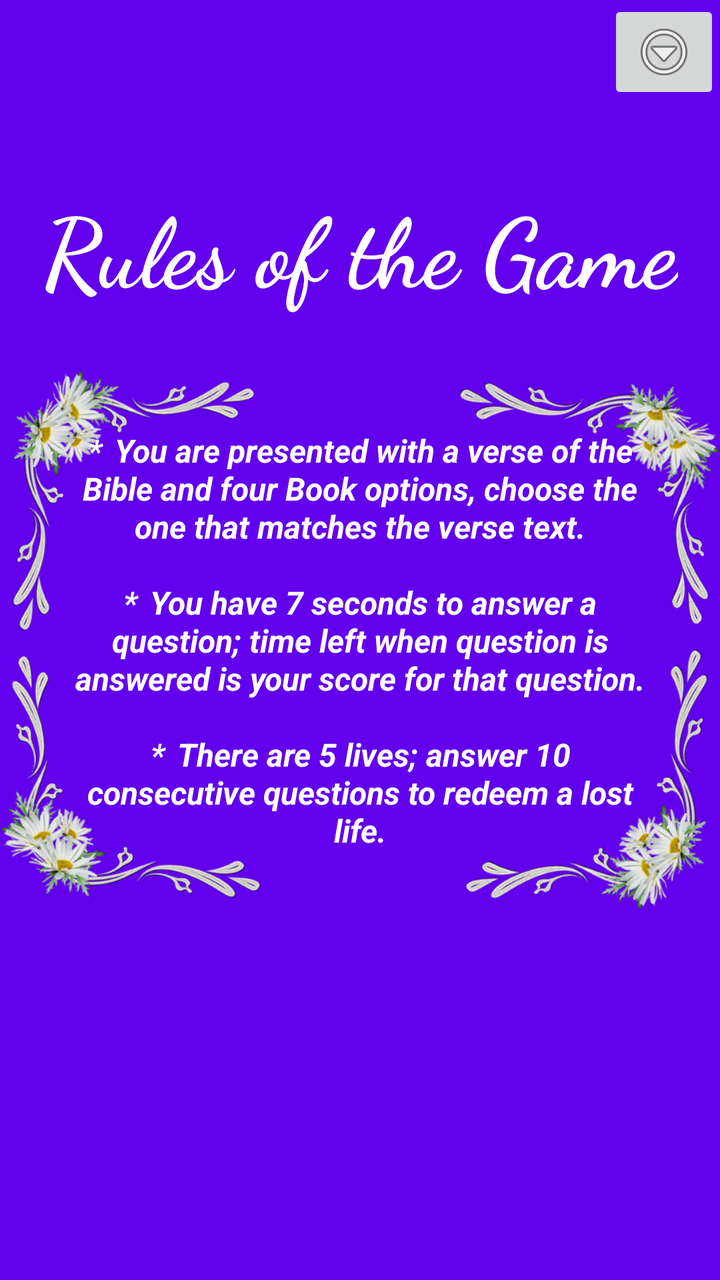
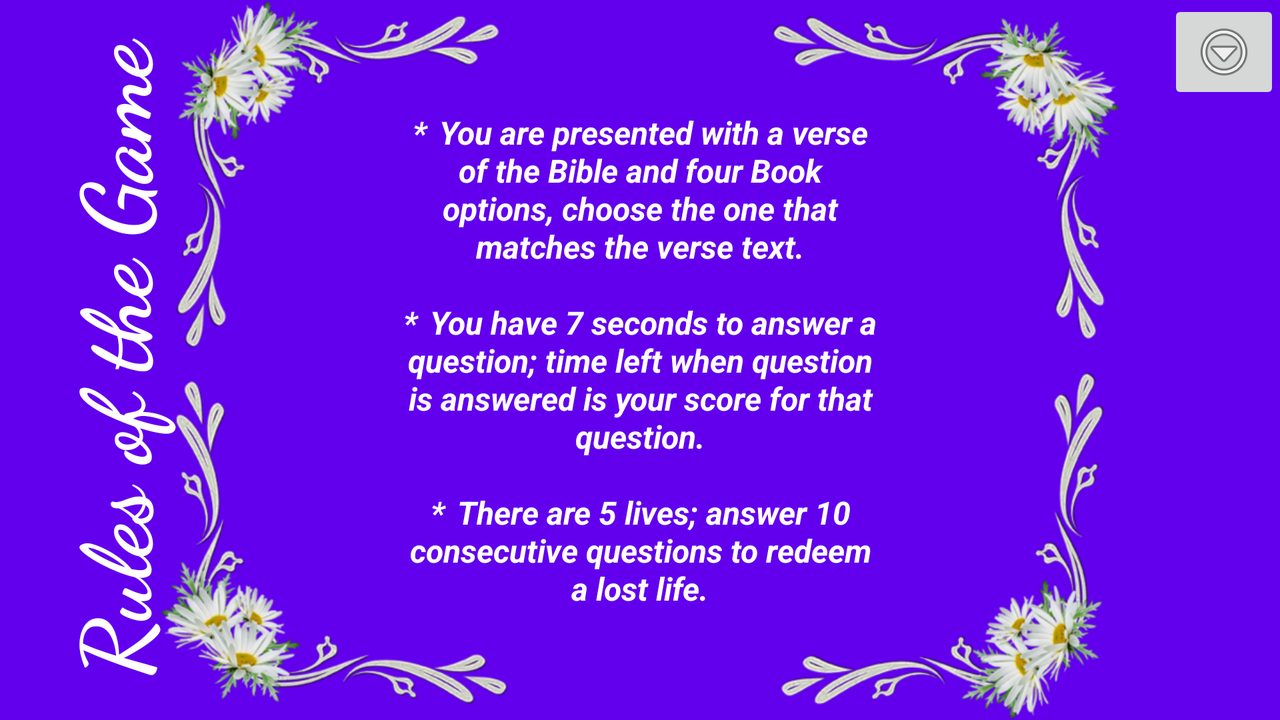

The same Android screen from two of the app's own layout files: first res/layout/ as a phone draws it, then the repository's variant for another configuration, drawn on a device whose configuration selects that folder. Both files follow.
<!-- AndroidManifest.xml: application theme Theme.BibleQuizGuessTheChapter -->
<!-- res/layout/activity_start_page.xml -->
<?xml version="1.0" encoding="utf-8"?>
<androidx.constraintlayout.widget.ConstraintLayout xmlns:android="http://schemas.android.com/apk/res/android"
    xmlns:app="http://schemas.android.com/apk/res-auto"
    xmlns:tools="http://schemas.android.com/tools"
    android:layout_width="match_parent"
    android:layout_height="match_parent"
    android:background="@color/purple_500"
    android:backgroundTint="@color/purple_500"
    tools:context=".StartPage">

    <ImageView
        android:id="@+id/imageView"
        android:layout_width="wrap_content"
        android:layout_height="0dp"
        app:layout_constraintBottom_toBottomOf="parent"
        app:layout_constraintEnd_toEndOf="parent"
        app:layout_constraintStart_toStartOf="parent"
        app:layout_constraintTop_toTopOf="parent"
        app:srcCompat="@drawable/flowerborder" />

    <TextView
        android:id="@+id/textView2"
        android:layout_width="wrap_content"
        android:layout_height="wrap_content"
        android:layout_marginTop="32dp"
        android:fontFamily="cursive"
        android:text="Rules of the Game"
        android:textAlignment="center"
        android:textColor="#FFFFFF"
        android:textSize="48sp"
        android:textStyle="bold"
        android:typeface="normal"
        app:layout_constraintBottom_toTopOf="@+id/textView3"
        app:layout_constraintEnd_toEndOf="parent"
        app:layout_constraintStart_toStartOf="parent"
        app:layout_constraintTop_toTopOf="parent" />

    <TextView
        android:id="@+id/textView3"
        android:layout_width="0dp"
        android:layout_height="wrap_content"
        android:layout_marginStart="32dp"
        android:layout_marginEnd="32dp"
        android:text="* \tYou are presented with a verse of the Bible and four Book options, choose the one that matches the verse text.\n\n*\tYou have 7 seconds to answer a question; time left when question is answered is your score for that question.\n\n*\tThere are 5 lives; answer 10 consecutive questions to redeem a lost life."
        android:textAlignment="center"
        android:textColor="#FFFFFF"
        android:textSize="16sp"
        android:textStyle="bold|italic"
        app:layout_constraintBottom_toBottomOf="@+id/imageView"
        app:layout_constraintEnd_toEndOf="parent"
        app:layout_constraintStart_toStartOf="parent"
        app:layout_constraintTop_toTopOf="parent" />

    <Button
        android:id="@+id/button"
        android:layout_width="@android:dimen/app_icon_size"
        android:layout_height="wrap_content"
        android:layout_marginTop="60dp"
        android:backgroundTint="#FFFFFF"
        android:onClick="start"
        android:text=">"
        android:textColor="#554B4B"
        android:textSize="24sp"
        android:textStyle="bold"
        android:visibility="invisible"
        app:cornerRadius="1000sp"
        app:layout_constraintBottom_toBottomOf="@+id/imageView"
        app:layout_constraintEnd_toEndOf="parent"
        app:layout_constraintStart_toStartOf="parent"
        app:layout_constraintTop_toBottomOf="@+id/textView3" />

    <ImageButton
        android:id="@+id/imageButton"
        android:layout_width="wrap_content"
        android:layout_height="wrap_content"
        android:onClick="showMenu"
        app:layout_constraintEnd_toEndOf="parent"
        app:layout_constraintTop_toTopOf="parent"
        app:srcCompat="@android:drawable/ic_menu_more" />
</androidx.constraintlayout.widget.ConstraintLayout>
<!-- resources referenced by this layout -->
<resources>
  <!-- drawable flowerborder: png bitmap (drawable-v24, 268341 bytes) -->
  <style name="Theme.BibleQuizGuessTheChapter" parent="Theme.MaterialComponents.DayNight.DarkActionBar">
          
          <item name="colorPrimary">@color/purple_500</item>
          <item name="colorPrimaryVariant">@color/purple_700</item>
          <item name="colorOnPrimary">@color/white</item>
          
          <item name="colorSecondary">@color/teal_200</item>
          <item name="colorSecondaryVariant">@color/teal_700</item>
          <item name="colorOnSecondary">@color/black</item>
          
          <item name="android:statusBarColor" tools:targetApi="l">?attr/colorPrimaryVariant</item>
          
      </style>
</resources>
<!-- res/layout-land/activity_start_page.xml (the repository's variant of the layout above) -->
<!-- drawn on the phone turned sideways -->
<?xml version="1.0" encoding="utf-8"?>
<androidx.constraintlayout.widget.ConstraintLayout xmlns:android="http://schemas.android.com/apk/res/android"
    xmlns:app="http://schemas.android.com/apk/res-auto"
    xmlns:tools="http://schemas.android.com/tools"
    android:layout_width="match_parent"
    android:layout_height="match_parent"
    android:background="@color/purple_500"
    android:backgroundTint="@color/purple_500"
    tools:context=".StartPage">

    <ImageView
        android:id="@+id/imageView"
        android:layout_width="wrap_content"
        android:layout_height="0dp"
        app:layout_constraintBottom_toBottomOf="parent"
        app:layout_constraintEnd_toEndOf="parent"
        app:layout_constraintHorizontal_bias="0.0"
        app:layout_constraintStart_toStartOf="parent"
        app:layout_constraintTop_toTopOf="parent"
        app:layout_constraintVertical_bias="1.0"
        app:srcCompat="@drawable/flowerborder" />

    <TextView
        android:id="@+id/textView2"
        android:layout_width="389dp"
        android:layout_height="76dp"
        android:fontFamily="cursive"
        android:rotation="-90"
        android:text="Rules of the Game"
        android:textAlignment="center"
        android:textColor="#FFFFFF"
        android:textSize="48sp"
        android:textStyle="bold"
        android:translationX="-135sp"
        android:typeface="normal"
        app:layout_constraintBottom_toBottomOf="parent"
        app:layout_constraintTop_toTopOf="parent"
        tools:layout_editor_absoluteX="0dp" />

    <TextView
        android:id="@+id/textView3"
        android:layout_width="0dp"
        android:layout_height="wrap_content"
        android:layout_marginStart="200dp"
        android:layout_marginEnd="200dp"
        android:text="* \tYou are presented with a verse of the Bible and four Book options, choose the one that matches the verse text.\n\n*\tYou have 7 seconds to answer a question; time left when question is answered is your score for that question.\n\n*\tThere are 5 lives; answer 10 consecutive questions to redeem a lost life."
        android:textAlignment="center"
        android:textColor="#FFFFFF"
        android:textSize="16sp"
        android:textStyle="bold|italic"
        app:layout_constraintBottom_toBottomOf="@+id/imageView"
        app:layout_constraintEnd_toEndOf="parent"
        app:layout_constraintStart_toStartOf="parent"
        app:layout_constraintTop_toTopOf="@+id/imageView" />

    <Button
        android:id="@+id/button"
        android:layout_width="@android:dimen/app_icon_size"
        android:layout_height="wrap_content"
        android:layout_marginEnd="16dp"
        android:backgroundTint="#FFFFFF"
        android:onClick="start"
        android:text=">"
        android:textColor="#554B4B"
        android:textSize="24sp"
        android:textStyle="bold"
        android:visibility="invisible"
        app:cornerRadius="1000sp"
        app:layout_constraintBottom_toBottomOf="parent"
        app:layout_constraintEnd_toEndOf="@+id/imageView"
        app:layout_constraintTop_toTopOf="parent" />

    <ImageButton
        android:id="@+id/imageButton"
        android:layout_width="wrap_content"
        android:layout_height="wrap_content"
        android:onClick="showMenu"
        app:layout_constraintEnd_toEndOf="parent"
        app:layout_constraintTop_toTopOf="parent"
        app:srcCompat="@android:drawable/ic_menu_more" />
</androidx.constraintlayout.widget.ConstraintLayout>
